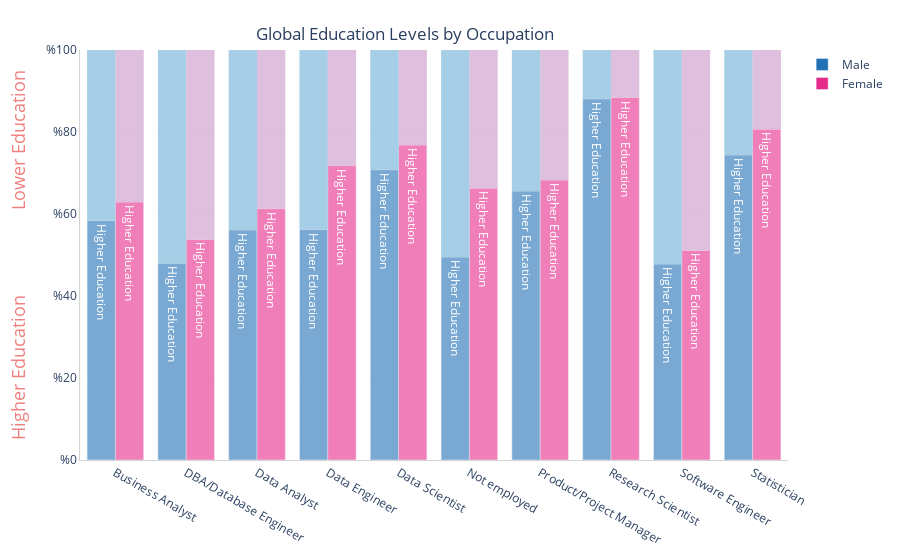

The code cell stored with this chart in its notebook:
### Markdown cell above
* The above charts represent male and female respondents' education levels in each occupation, broken down first by continent, then occupation and education. 
* For the purpose of the analysis, we've grouped graduate and post-graduate level education (Masters and Doctorates) into *higher education* and Bachelor's degrees and below as *lower education*. Students were omitted from this part of the analysis, as it seeks to capture education levels of the workforce rather than those entering the workforce. We decided to include the data on unemployed respondents, to observe any trends of educated and unemployed respondents.
* You'll notice that, generally speaking, women have higher levels of education than their male counterparts in the same occupation. 
* Within North American data scientists, for example, 87% of women have a higher education, compared to only 81% of their male counterparts in the same location and occupation. In Asia, 71% of unemployed females have a higher level of education, compared to 54% of males in the same position. In Africa, 47% of female data analysts have a higher education, compared to 44% of their male counterparts. In the Middle East, 84% of data scientists have a higher education, compared to 66% of their male counterparts.
* You'll also notice that despite the high levels of female (in relation to male) respondents in Africa, 18% of females are unemployed, while 12% of their male counterparts are unemployed. Of the unemployed female respondents in Africa, 46% have a higher education compared to 37% of their male counterparts.

### Code cell
# Redefining df_high_edu after changing the "Role" column above.
df_high_edu = df.drop(
    df[(df["Role"] == "Student") | (df["Role"] == "Not Mentioned") |
       (df["Role"] == "Other") | (df["Education"] == 'Not Mentioned')].index
)

df_high_edu.replace({
    'Bachelor’s degree': 'Lower education',
    'Professional degree': 'Lower education',
    'Some college/university': 'Lower education',
    'High school': 'Lower education',
    'Master’s degree': 'Higher education',
    'Doctoral degree': 'Higher education',
}, inplace=True)

# Dividing dataframe by genders.
df_high_edu_female = df_high_edu[df_high_edu["Gender"] == "Female"]
df_high_edu_male = df_high_edu[df_high_edu["Gender"] == "Male"]

# Creating a dataframe of gender percentage for each role.
df_edu_role_female = round(get_percentage(df_high_edu_female.groupby(
    ["Role", "Education"]).count()["Ones"].unstack(), axis=1), 1)
df_edu_role_male = round(get_percentage(df_high_edu_male.groupby(
    ["Role", "Education"]).count()["Ones"].unstack(), axis=1), 1)

# Plotting stacked grouped plot of level of education for each role.
fig = go.Figure()

roles = df_edu_role_female.index
# Plotting male.
fig.add_bar(x=df_edu_role_female.index, y=df_edu_role_male["Higher education"],
            name="Male",
            marker=(dict(opacity=0.6)),
            marker_color=blues[3],
            text=["Higher Education"]*10,
            hovertemplate="<i><b>%{text}</b> <br>%{label} <br>%{y} </br>"
            )
# Plotting female.
fig.add_bar(x=df_edu_role_female.index, y=df_edu_role_female["Higher education"],
            name="Female",
            marker=(dict(opacity=0.6)),
            marker_color=pinks[3],
            text=["Higher Education"]*10,
            hovertemplate="<i><b>%{text}</b> <br>%{label} <br>%{y} </br>"
            )

# Adding shape for lower education per role.
# Solve the problem of no grouped-stacked option.
# Shape for male.
for i in range(10):
    fig.add_shape(go.layout.Shape(
        type="rect",
        xref="x",
        yref="y",
        x0=-0.4 + i,
        x1=0 + i,
        y0=df_edu_role_male["Higher education"][i],
        y1=100,
        fillcolor=blues[1],
        opacity=0.6,
        layer="above",
        line_width=0))

# Shape for female.
for i in range(10):
    fig.add_shape(go.layout.Shape(
        type="rect",
        xref="x",
        yref="y",
        x0=0 + i,
        x1=0.4 + i,
        y0=df_edu_role_female["Higher education"][i],
        y1=100,
        fillcolor=pinks[1],
        opacity=0.6,
        layer="above",
        line_width=0))


fig.update_layout(barmode='group',
                  title={'text': "Global Education Levels by Occupation",
                         'y': 0.95,
                         'x': 0.45,
                         'xanchor': 'center',
                         'yanchor': 'top'},
                  legend=dict(itemclick=False),
                  margin=dict(t=50),
                  plot_bgcolor='#fff', 
                  yaxis=dict(title="Higher Education                 Lower Education",
                            title_font=dict(color='lightcoral'))
                  )

fig.update_yaxes(range=[0, 100], title_font=dict(size=18),
                 tickprefix="%",
                showline=True, linewidth=1, linecolor='lightgrey',
                showgrid=True, gridwidth=0.1, gridcolor='lavender')

fig.update_xaxes(showline=True, linewidth=1, linecolor='lightgrey')

fig.show()

### Figure 1 — Plotly figure (JSON) as saved in the notebook; plotly's stock layout.template omitted (floating-point values rounded to 4 significant figures)
{"data": [{"hovertemplate": "<i><b>%{text}</b> <br>%{label} <br>%{y} </br>", "marker": {"color": "rgb(33,113,181)", "opacity": 0.6}, "name": "Male", "text": ["Higher Education", "Higher Education", "Higher Education", "Higher Education", "Higher Education", "Higher Education", "Higher Education", "Higher Education", "Higher Education", "Higher Education"], "type": "bar", "x": ["Business Analyst", "DBA/Database Engineer", "Data Analyst", "Data Engineer", "Data Scientist", "Not employed", "Product/Project Manager", "Research Scientist", "Software Engineer", "Statistician"], "y": [58.4, 48, 56.1, 56.2, 70.8, 49.5, 65.6, 88.1, 47.8, 74.4]}, {"hovertemplate": "<i><b>%{text}</b> <br>%{label} <br>%{y} </br>", "marker": {"color": "rgb(231,41,138)", "opacity": 0.6}, "name": "Female", "text": ["Higher Education", "Higher Education", "Higher Education", "Higher Education", "Higher Education", "Higher Education", "Higher Education", "Higher Education", "Higher Education", "Higher Education"], "type": "bar", "x": ["Business Analyst", "DBA/Database Engineer", "Data Analyst", "Data Engineer", "Data Scientist", "Not employed", "Product/Project Manager", "Research Scientist", "Software Engineer", "Statistician"], "y": [62.9, 53.8, 61.3, 71.8, 76.8, 66.3, 68.3, 88.4, 51.1, 80.7]}], "layout": {"barmode": "group", "legend": {"itemclick": false}, "margin": {"t": 50}, "plot_bgcolor": "#fff", "shapes": [{"fillcolor": "rgb(107,174,214)", "layer": "above", "line": {"width": 0}, "opacity": 0.6, "type": "rect", "x0": -0.4, "x1": 0, "xref": "x", "y0": 58.4, "y1": 100, "yref": "y"}, {"fillcolor": "rgb(107,174,214)", "layer": "above", "line": {"width": 0}, "opacity": 0.6, "type": "rect", "x0": 0.6, "x1": 1, "xref": "x", "y0": 48, "y1": 100, "yref": "y"}, {"fillcolor": "rgb(107,174,214)", "layer": "above", "line": {"width": 0}, "opacity": 0.6, "type": "rect", "x0": 1.6, "x1": 2, "xref": "x", "y0": 56.1, "y1": 100, "yref": "y"}, {"fillcolor": "rgb(107,174,214)", "layer": "above", "line": {"width": 0}, "opacity": 0.6, "type": "rect", "x0": 2.6, "x1": 3, "xref": "x", "y0": 56.2, "y1": 100, "yref": "y"}, {"fillcolor": "rgb(107,174,214)", "layer": "above", "line": {"width": 0}, "opacity": 0.6, "type": "rect", "x0": 3.6, "x1": 4, "xref": "x", "y0": 70.8, "y1": 100, "yref": "y"}, {"fillcolor": "rgb(107,174,214)", "layer": "above", "line": {"width": 0}, "opacity": 0.6, "type": "rect", "x0": 4.6, "x1": 5, "xref": "x", "y0": 49.5, "y1": 100, "yref": "y"}, {"fillcolor": "rgb(107,174,214)", "layer": "above", "line": {"width": 0}, "opacity": 0.6, "type": "rect", "x0": 5.6, "x1": 6, "xref": "x", "y0": 65.6, "y1": 100, "yref": "y"}, {"fillcolor": "rgb(107,174,214)", "layer": "above", "line": {"width": 0}, "opacity": 0.6, "type": "rect", "x0": 6.6, "x1": 7, "xref": "x", "y0": 88.1, "y1": 100, "yref": "y"}, {"fillcolor": "rgb(107,174,214)", "layer": "above", "line": {"width": 0}, "opacity": 0.6, "type": "rect", "x0": 7.6, "x1": 8, "xref": "x", "y0": 47.8, "y1": 100, "yref": "y"}, {"fillcolor": "rgb(107,174,214)", "layer": "above", "line": {"width": 0}, "opacity": 0.6, "type": "rect", "x0": 8.6, "x1": 9, "xref": "x", "y0": 74.4, "y1": 100, "yref": "y"}, {"fillcolor": "rgb(201,148,199)", "layer": "above", "line": {"width": 0}, "opacity": 0.6, "type": "rect", "x0": 0, "x1": 0.4, "xref": "x", "y0": 62.9, "y1": 100, "yref": "y"}, {"fillcolor": "rgb(201,148,199)", "layer": "above", "line": {"width": 0}, "opacity": 0.6, "type": "rect", "x0": 1, "x1": 1.4, "xref": "x", "y0": 53.8, "y1": 100, "yref": "y"}, {"fillcolor": "rgb(201,148,199)", "layer": "above", "line": {"width": 0}, "opacity": 0.6, "type": "rect", "x0": 2, "x1": 2.4, "xref": "x", "y0": 61.3, "y1": 100, "yref": "y"}, {"fillcolor": "rgb(201,148,199)", "layer": "above", "line": {"width": 0}, "opacity": 0.6, "type": "rect", "x0": 3, "x1": 3.4, "xref": "x", "y0": 71.8, "y1": 100, "yref": "y"}, {"fillcolor": "rgb(201,148,199)", "layer": "above", "line": {"width": 0}, "opacity": 0.6, "type": "rect", "x0": 4, "x1": 4.4, "xref": "x", "y0": 76.8, "y1": 100, "yref": "y"}, {"fillcolor": "rgb(201,148,199)", "layer": "above", "line": {"width": 0}, "opacity": 0.6, "type": "rect", "x0": 5, "x1": 5.4, "xref": "x", "y0": 66.3, "y1": 100, "yref": "y"}, {"fillcolor": "rgb(201,148,199)", "layer": "above", "line": {"width": 0}, "opacity": 0.6, "type": "rect", "x0": 6, "x1": 6.4, "xref": "x", "y0": 68.3, "y1": 100, "yref": "y"}, {"fillcolor": "rgb(201,148,199)", "layer": "above", "line": {"width": 0}, "opacity": 0.6, "type": "rect", "x0": 7, "x1": 7.4, "xref": "x", "y0": 88.4, "y1": 100, "yref": "y"}, {"fillcolor": "rgb(201,148,199)", "layer": "above", "line": {"width": 0}, "opacity": 0.6, "type": "rect", "x0": 8, "x1": 8.4, "xref": "x", "y0": 51.1, "y1": 100, "yref": "y"}, {"fillcolor": "rgb(201,148,199)", "layer": "above", "line": {"width": 0}, "opacity": 0.6, "type": "rect", "x0": 9, "x1": 9.4, "xref": "x", "y0": 80.7, "y1": 100, "yref": "y"}], "title": {"text": "Global Education Levels by Occupation", "x": 0.45, "xanchor": "center", "y": 0.95, "yanchor": "top"}, "xaxis": {"linecolor": "lightgrey", "linewidth": 1, "showline": true}, "yaxis": {"gridcolor": "lavender", "gridwidth": 0.1, "linecolor": "lightgrey", "linewidth": 1, "range": [0, 100], "showgrid": true, "showline": true, "tickprefix": "%", "title": {"font": {"color": "lightcoral", "size": 18}, "text": "Higher Education                 Lower Education"}}}}
